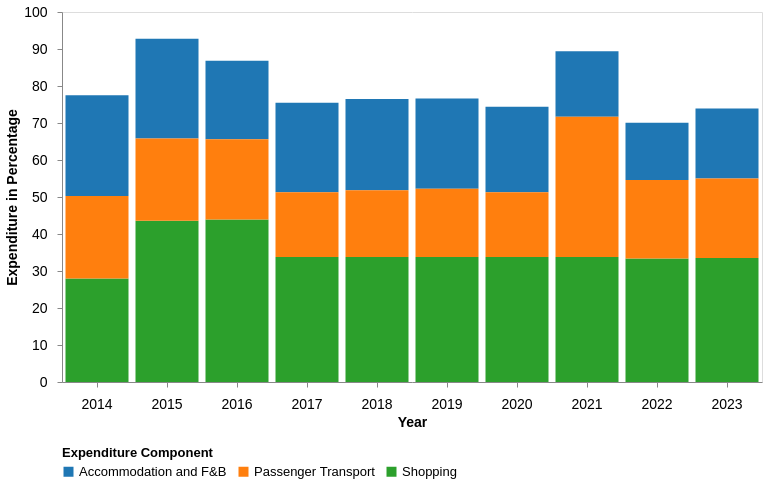

Express this chart as Vega-Lite.
### Vega-Lite specification from a JSON file in a GitHub repository (floating-point values rounded to 4 significant figures)
{"$schema": "https://vega.github.io/schema/vega-lite/v5.json", "width": 700, "height": 370, "data": {"values": [{"Year": "2014", "Component": "Shopping", "Expenditure": 28}, {"Year": "2014", "Component": "Accommodation and F&B", "Expenditure": 27.2}, {"Year": "2014", "Component": "Passenger Transport", "Expenditure": 22.3}, {"Year": "2015", "Component": "Shopping", "Expenditure": 43.6}, {"Year": "2015", "Component": "Accommodation and F&B", "Expenditure": 27}, {"Year": "2015", "Component": "Passenger Transport", "Expenditure": 22.2}, {"Year": "2016", "Component": "Shopping", "Expenditure": 43.9}, {"Year": "2016", "Component": "Accommodation and F&B", "Expenditure": 21.2}, {"Year": "2016", "Component": "Passenger Transport", "Expenditure": 21.7}, {"Year": "2017", "Component": "Shopping", "Expenditure": 33.8}, {"Year": "2017", "Component": "Accommodation and F&B", "Expenditure": 24.2}, {"Year": "2017", "Component": "Passenger Transport", "Expenditure": 17.5}, {"Year": "2018", "Component": "Shopping", "Expenditure": 33.8}, {"Year": "2018", "Component": "Accommodation and F&B", "Expenditure": 24.7}, {"Year": "2018", "Component": "Passenger Transport", "Expenditure": 18}, {"Year": "2019", "Component": "Shopping", "Expenditure": 33.8}, {"Year": "2019", "Component": "Accommodation and F&B", "Expenditure": 24.4}, {"Year": "2019", "Component": "Passenger Transport", "Expenditure": 18.4}, {"Year": "2020", "Component": "Shopping", "Expenditure": 33.8}, {"Year": "2020", "Component": "Accommodation and F&B", "Expenditure": 23.1}, {"Year": "2020", "Component": "Passenger Transport", "Expenditure": 17.5}, {"Year": "2021", "Component": "Shopping", "Expenditure": 33.8}, {"Year": "2021", "Component": "Accommodation and F&B", "Expenditure": 17.7}, {"Year": "2021", "Component": "Passenger Transport", "Expenditure": 37.9}, {"Year": "2022", "Component": "Shopping", "Expenditure": 33.4}, {"Year": "2022", "Component": "Accommodation and F&B", "Expenditure": 15.5}, {"Year": "2022", "Component": "Passenger Transport", "Expenditure": 21.2}, {"Year": "2023", "Component": "Shopping", "Expenditure": 33.5}, {"Year": "2023", "Component": "Accommodation and F&B", "Expenditure": 18.9}, {"Year": "2023", "Component": "Passenger Transport", "Expenditure": 21.5}]}, "params": [{"name": "yearSelect", "value": "All", "bind": {"input": "select", "options": ["All", "2014", "2015", "2016", "2017", "2018", "2019", "2020", "2021", "2022", "2023"], "name": "Select Year"}}], "mark": "bar", "encoding": {"x": {"field": "Year", "type": "ordinal", "title": "Year", "axis": {"labelAngle": 0, "labelFontSize": 14, "titleFontSize": 14, "labelPadding": 10, "grid": false}}, "y": {"field": "Expenditure", "type": "quantitative", "title": "Expenditure in Percentage", "axis": {"labelPadding": 10, "labelFontSize": 14, "titleFontSize": 14, "grid": false}, "scale": {"domain": [0, 100]}}, "color": {"field": "Component", "type": "nominal", "title": "Expenditure Component", "scale": {"scheme": "category10"}, "legend": {"title": "Expenditure Component", "labelFontSize": 13, "titleFontSize": 13, "labelPadding": 10, "orient": "bottom"}}, "opacity": {"condition": [{"test": "yearSelect == 'All'", "value": 1}, {"test": "datum.Year == yearSelect", "value": 1}], "value": 0.3}, "tooltip": [{"field": "Year", "title": "Year"}, {"field": "Component", "title": "Expenditure Component"}, {"field": "Expenditure", "title": "Expenditure in Percentage", "format": ".2f"}]}}
